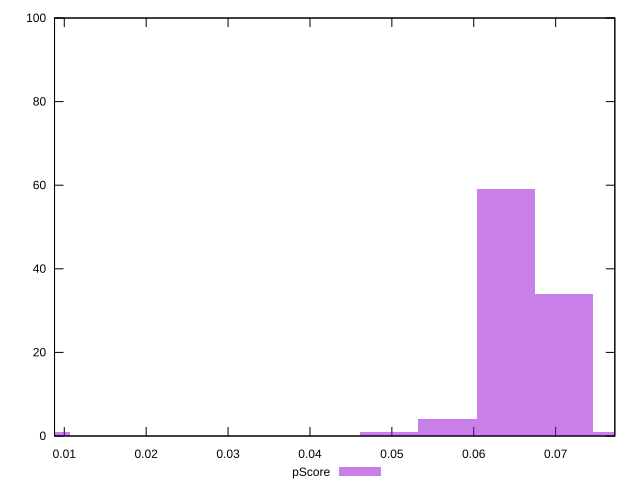

Write the gnuplot code that produced this figure.
reset

$pScore <<EOF
0.007099009676811053 1
0.06389108709129948 59
0.07099009676811054 34
0.04969306773767737 1
0.056792077414488426 4
0.07808910644492159 1
EOF

set key outside below
set boxwidth 0.007099009676811053
set xrange [0.00880906015558136:0.07722714014911575]
set yrange [0:100]
set trange [0:100]
set style fill transparent solid 0.5 noborder
set terminal svg size 640, 490 enhanced background rgb 'white'
set output "report_00019_2021-02-10T18-14-37.922Z//largest-contentful-paint/samples/pages+cached+noadtech+nomedia/pScore/histogram.svg"

plot $pScore title "pScore" with boxes

reset
